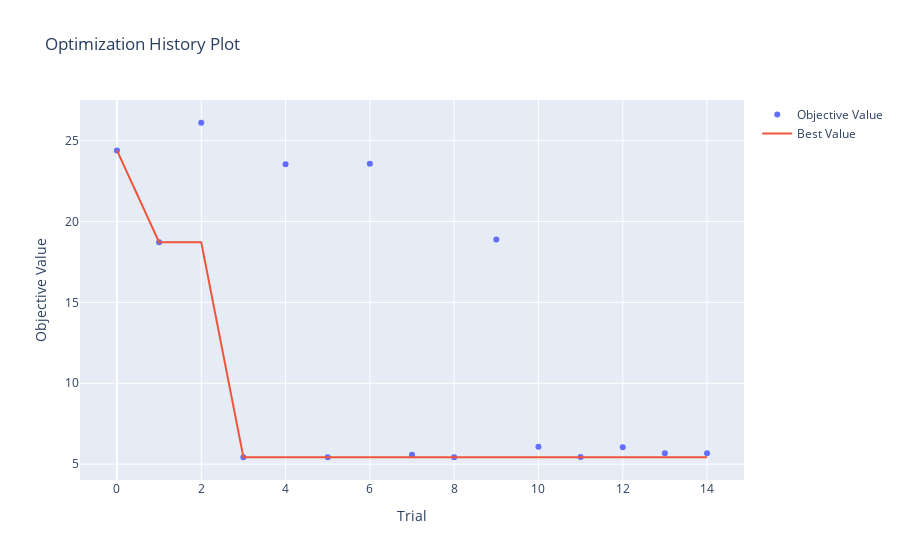
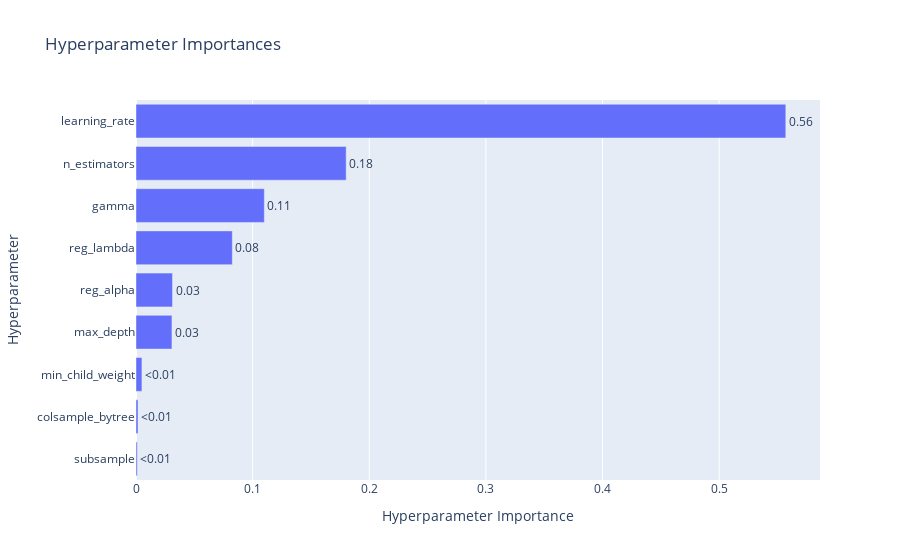

These figures' notebook cell, in order:
### Code cell
# Visualizations
vis.plot_optimization_history(study_xg).show()
vis.plot_param_importances(study_xg).show()

### Figure 1 — Plotly figure (JSON) as saved in the notebook; plotly's stock layout.template omitted (floating-point values rounded to 4 significant figures)
{"data": [{"mode": "markers", "name": "Objective Value", "x": [0, 1, 2, 3, 4, 5, 6, 7, 8, 9, 10, 11, 12, 13, 14], "y": [24.39, 18.72, 26.1, 5.429, 23.54, 5.431, 23.57, 5.586, 5.428, 18.89, 6.075, 5.441, 6.047, 5.678, 5.672], "type": "scatter"}, {"mode": "lines", "name": "Best Value", "x": [0, 1, 2, 3, 4, 5, 6, 7, 8, 9, 10, 11, 12, 13, 14], "y": [24.39, 18.72, 18.72, 5.429, 5.429, 5.429, 5.429, 5.429, 5.428, 5.428, 5.428, 5.428, 5.428, 5.428, 5.428], "type": "scatter"}, {"marker": {"color": "#cccccc"}, "mode": "markers", "name": "Infeasible Trial", "showlegend": false, "x": [], "y": [], "type": "scatter"}], "layout": {"title": {"text": "Optimization History Plot"}, "xaxis": {"title": {"text": "Trial"}}, "yaxis": {"title": {"text": "Objective Value"}}}}

### Figure 2 — Plotly figure (JSON) as saved in the notebook; plotly's stock layout.template omitted (floating-point values rounded to 4 significant figures)
{"data": [{"cliponaxis": false, "hovertemplate": ["subsample (FloatDistribution): 0.0010774094877955334<extra></extra>", "colsample_bytree (FloatDistribution): 0.0017365279726437458<extra></extra>", "min_child_weight (IntDistribution): 0.005082434140288732<extra></extra>", "max_depth (IntDistribution): 0.03082213928221316<extra></extra>", "reg_alpha (FloatDistribution): 0.03132430463563759<extra></extra>", "reg_lambda (FloatDistribution): 0.08258028857652934<extra></extra>", "gamma (FloatDistribution): 0.11003071739459466<extra></extra>", "n_estimators (IntDistribution): 0.1802082387920156<extra></extra>", "learning_rate (FloatDistribution): 0.5571379397182817<extra></extra>"], "name": "Objective Value", "orientation": "h", "text": ["<0.01", "<0.01", "<0.01", "0.03", "0.03", "0.08", "0.11", "0.18", "0.56"], "textposition": "outside", "x": [0.001077, 0.001737, 0.005082, 0.03082, 0.03132, 0.08258, 0.11, 0.1802, 0.5571], "y": ["subsample", "colsample_bytree", "min_child_weight", "max_depth", "reg_alpha", "reg_lambda", "gamma", "n_estimators", "learning_rate"], "type": "bar"}], "layout": {"title": {"text": "Hyperparameter Importances"}, "xaxis": {"title": {"text": "Hyperparameter Importance"}}, "yaxis": {"title": {"text": "Hyperparameter"}}}}
